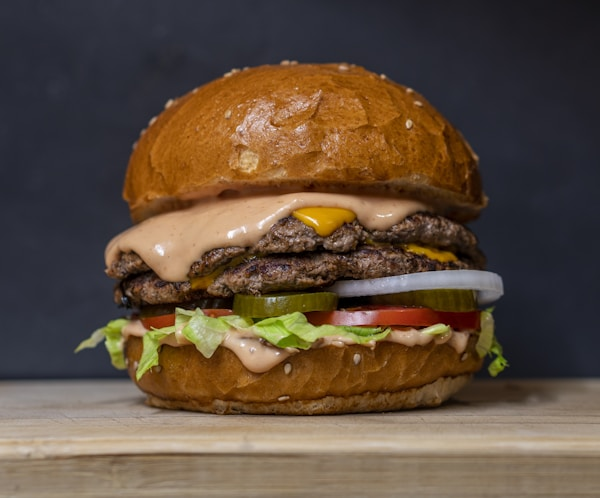
#> input picture test_burger.jpg, 600 x 498 px
$ python pixelate.py ../test_burger.jpg out.png 100 3
#> lines starting #> are read from the running program, lines starting #| are printed output that depends on the picture
#!/usr/bin/env python3
"""
Pixel Art Converter for Munchboy Games
Converts images to retro pixel art style
"""

from PIL import Image
import sys
import os

def pixelate(input_path, output_path, size=32, colors=16, dither=False):
    """
    Convert image to pixel art

    Args:
        input_path: Source image
        output_path: Output path
        size: Target pixel dimensions (e.g., 32 = 32x32 pixels)
        colors: Number of colors in palette (4-256)
        dither: Apply dithering (True/False)
    """
#> called with input_path = '../test_burger.jpg', output_path = 'out.png', size = 100, colors = 3, dither = False
    img = Image.open(input_path)
#> img is the input picture: PIL image 600x498 RGB; mean R, G, B 95.2, 77.4, 61.1

    # Convert to RGB if necessary
    if img.mode != 'RGB':
        img = img.convert('RGB')

    # Step 1: Resize down (creates pixelation)
    img_small = img.resize((size, size), Image.Resampling.NEAREST)
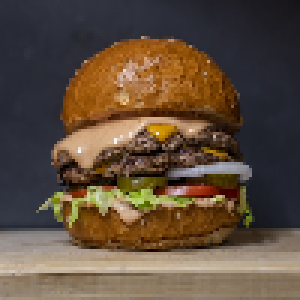
#> img_small: PIL image 100x100 RGB (shown 3 times larger); mean R, G, B 95, 77.3, 60.9

    # Step 2: Reduce colors
    if colors < 256:
        img_small = img_small.quantize(colors=colors, method=Image.Quantize.MEDIANCUT, dither=Image.Dither.FLOYDSTEINBERG if dither else Image.Dither.NONE)
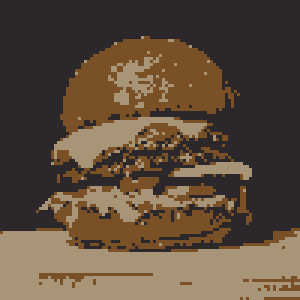
#> img_small: PIL image 100x100 P (shown 3 times larger); mean R, G, B 94.3, 77.2, 61.3
        img_small = img_small.convert('RGB')

    # Step 3: Scale back up for viewing (optional - remove if you want tiny file)
    # img_final = img_small.resize((size * 10, size * 10), Image.Resampling.NEAREST)

    img_small.save(output_path)
    print(f"✅ Saved: {output_path} ({size}x{size}, {colors} colors)")
    return output_path

def sprite_sheet(input_paths, output_path, sprite_size=32):
    """
    Combine multiple images into a sprite sheet
    """
    images = [Image.open(p).resize((sprite_size, sprite_size), Image.Resampling.NEAREST) for p in input_paths]

    cols = min(4, len(images))
    rows = (len(images) + cols - 1) // cols

    sheet = Image.new('RGBA', (cols * sprite_size, rows * sprite_size), (0, 0, 0, 0))

    for i, img in enumerate(images):
        x = (i % cols) * sprite_size
        y = (i // cols) * sprite_size
        sheet.paste(img, (x, y))

    sheet.save(output_path)
    print(f"✅ Sprite sheet: {output_path} ({cols}x{rows})")
    return output_path

if __name__ == '__main__':
    if len(sys.argv) < 3:
        print("Usage: python pixelate.py <input> <output> [size] [colors]")
        print("  size:    Pixel dimensions (default: 32)")
        print("  colors:  Palette size 4-256 (default: 16)")
        print("\nExamples:")
        print("  python pixelate.py burger.png burger_32x16.png 32 16")
        print("  python pixelate.py photo.jpg hero_pixel.png 64 32")
        sys.exit(1)

    input_file = sys.argv[1]
    output_file = sys.argv[2]
    size = int(sys.argv[3]) if len(sys.argv) > 3 else 32
    colors = int(sys.argv[4]) if len(sys.argv) > 4 else 16

    pixelate(input_file, output_file, size, colors)
